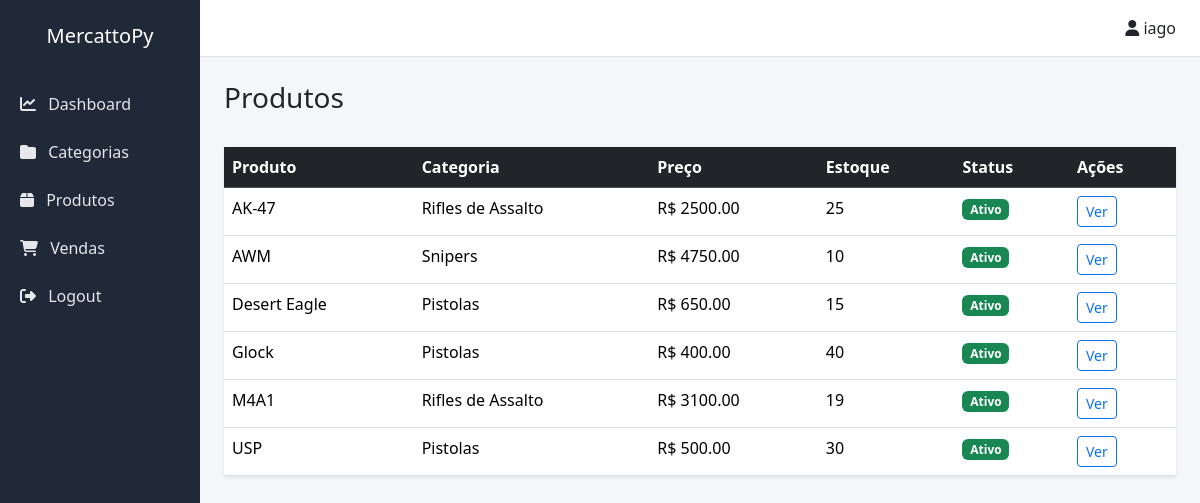
The page /produtos/ (signed in) on the database its author committed.
### catalog/models.py (models this page shows, shortened)
class Product(models.Model):
    category = models.ForeignKey(
        Category,
        on_delete=models.PROTECT,
        related_name='products'
    )
    name = models.CharField(max_length=150)
    description = models.TextField(blank=True)
    price = models.DecimalField(max_digits=10, decimal_places=2)
    stock = models.PositiveIntegerField()
    is_active = models.BooleanField(default=True)
    class Meta:
        verbose_name = "Produto"
        verbose_name_plural = "Produtos"
        ordering = ['name']

class Category(models.Model):
    name = models.CharField(max_length=150)
    description = models.TextField(blank=True)
    is_active = models.BooleanField(default=True)
    class Meta:
        verbose_name = "Categoria"
        verbose_name_plural = "Categorias"
        ordering = ['name']

### catalog/views.py (the view)
# urls.py: path('produtos/', views.product_list, name='product_list'),
@login_required
def product_list(request):
    products = Product.objects.all()
    is_admin = request.user.groups.filter(name='Admin').exists()
    return render(request, 'catalog/product_list.html', {
        'products': products,
        'is_admin': is_admin
    })

### templates/catalog/product_list.html (shortened to what this page needs)
{% extends "base.html" %}
{% block content %}
<div class="d-flex justify-content-between mb-4">
    <h3>Produtos</h3>
</div>
<table class="table table-hover shadow-sm">
    <thead class="table-dark">
        <tr>
            <th>Produto</th>
            <th>Categoria</th>
            <th>Preço</th>
            <th>Estoque</th>
            <th>Status</th>
            <th>Ações</th>
        </tr>
    </thead>
    <tbody>
        {% for product in products %}
        <tr>
            <td>{{ product.name }}</td>
            <td>{{ product.category.name }}</td>
            <td>R$ {{ product.price }}</td>
            <td>{{ product.stock }}</td>
            <td>
                {% if product.is_active %}
                    <span class="badge bg-success">Ativo</span>
                {% else %}
                    <span class="badge bg-danger">Inativo</span>
                {% endif %}
            </td>
            <td>
                <a href="{% url 'product_detail' product.id %}" class="btn btn-sm btn-outline-primary">
                    Ver
                </a>
            </td>
        </tr>
        {% endfor %}
    </tbody>
</table>
{% endblock %}

### templates/base.html (shortened to what this page needs)
<!DOCTYPE html>
<html lang="pt-BR">
<head>
    <link href="https://cdn.jsdelivr.net/npm/bootstrap@5.3.2/dist/css/bootstrap.min.css" rel="stylesheet">
    <link href="https://cdnjs.cloudflare.com/ajax/libs/font-awesome/6.5.1/css/all.min.css" rel="stylesheet">
</head>
<body>
<div class="container-fluid">
    <div class="row">
        <nav class="col-md-2 sidebar p-0">
            <h5 class="text-white text-center py-4">MercattoPy</h5>
            <a href="{% url 'dashboard' %}">
                <i class="fa-solid fa-chart-line me-2"></i> Dashboard
            </a>
            <a href="{% url 'category_list' %}">
                <i class="fa-solid fa-folder me-2"></i> Categorias
            </a>
            <a href="{% url 'product_list' %}">
                <i class="fa-solid fa-box me-2"></i> Produtos
            </a>
            <a href="{% url 'sales_home' %}">
                <i class="fa-solid fa-cart-shopping me-2"></i> Vendas
            </a>
            <form action="{% url 'logout' %}" method="post">
                <button type="submit">
                    <i class="fa-solid fa-right-from-bracket me-2"></i> Logout
                </button>
            </form>
        </nav>
        <main class="col-md-10 p-0">
            <div class="topbar d-flex justify-content-end align-items-center px-4 py-3">
                <span>
                    <i class="fa-solid fa-user"></i> {{ request.user }}
                </span>
            </div>
            <div class="p-4">
                {% block content %}
                {% endblock %}
            </div>
        </main>
    </div>
</div>
</body>
</html>

### templates/base.html (style rules this page uses)
body { background-color: #f4f6f9; margin: 0; }
.sidebar { min-height: 100vh; background-color: #1f2937; }
.sidebar a, .sidebar button { color: #e5e7eb; text-decoration: none; display: block; padding: 12px 20px; width: 100%; text-align: left; background: none; border: none; }
.topbar { background-color: #ffffff; border-bottom: 1px solid #dee2e6; }

### rows shown on the page
Product: name "AK-47", category.name "Rifles de Assalto", price "2500.00", stock "25", is_active "Ativo"
Product: name "AWM", category.name "Snipers", price "4750.00", stock "10", is_active "Ativo"
Product: name "Desert Eagle", category.name "Pistolas", price "650.00", stock "15", is_active "Ativo"
Product: name "Glock", category.name "Pistolas", price "400.00", stock "40", is_active "Ativo"
Product: name "M4A1", category.name "Rifles de Assalto", price "3100.00", stock "19", is_active "Ativo"
Product: name "USP", category.name "Pistolas", price "500.00", stock "30", is_active "Ativo"

### other values the page prints
{{ request.user }} "iago"
